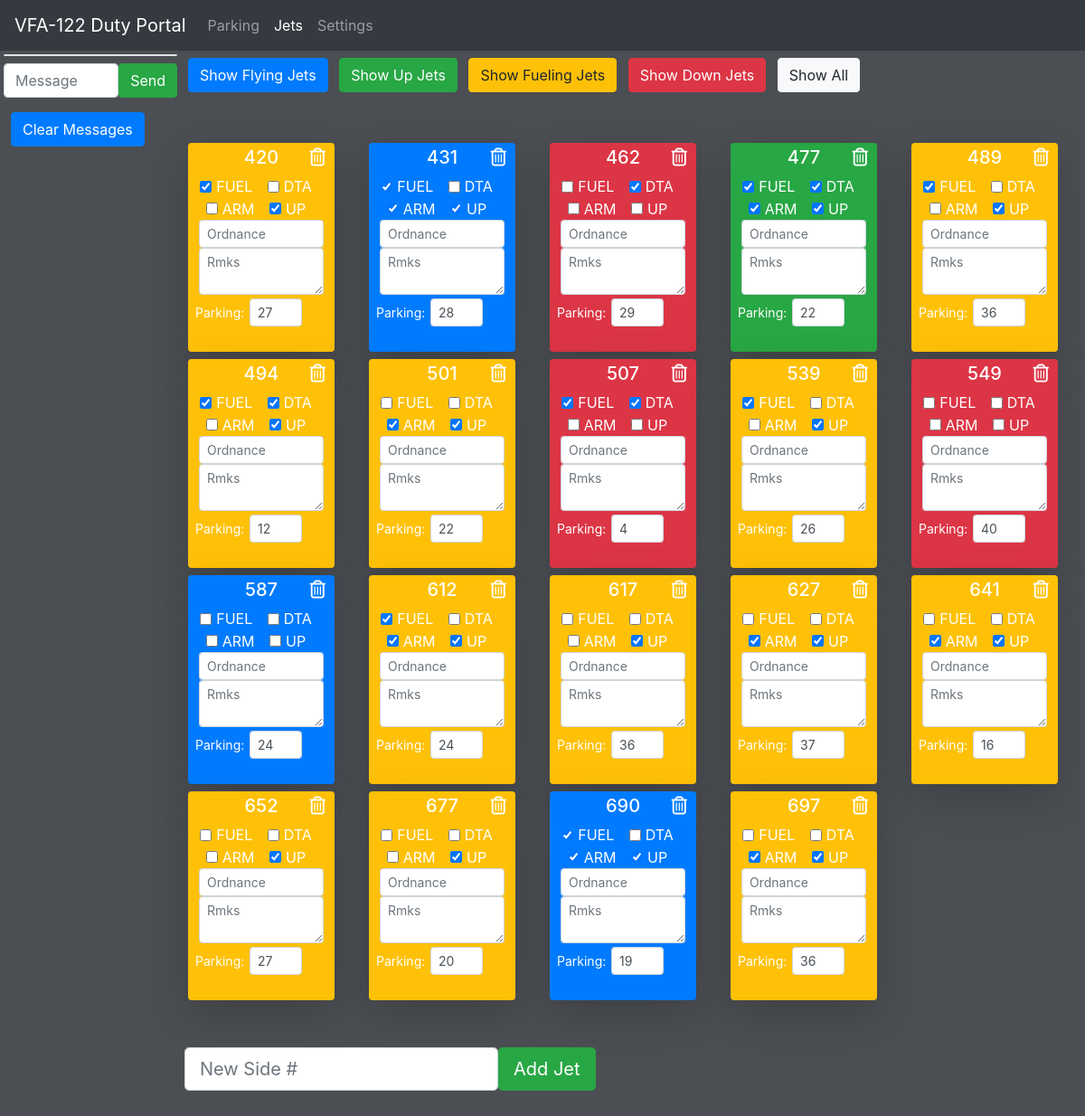
The app's page /jets (signed in) with its own data.
### app.py (models this page shows, shortened)
class Jet(db.Model):
    __tablename__ = 'jets'
    id = db.Column(db.Integer, primary_key=True)
    side = db.Column(db.Integer, index=True)
    parking = db.Column(db.Integer, default = 0)
    fuel = db.Column(db.Boolean, default = False)
    dta = db.Column(db.Boolean, default= False)
    arm = db.Column(db.Boolean, default= False)
    notes = db.Column(db.String(512), nullable=True)
    flying = db.Column(db.Boolean, default = False)
    ordnance = db.Column(db.String(64), default="")
    remarks = db.Column(db.String(512), default="")
    status = db.Column(db.Boolean, default = False)

### app.py (the view)
@app.route('/jets', methods=['GET'])
def jet_list():
    if not session.get('logged_in'):
        return render_template('login.html')
    else:
        if request.method == 'GET':
            return render_template('jets.html', jets=get_jets(),settings=settings)

### app.py (called while the page is built)
def get_jets ():
    return Jet.query.order_by(Jet.side).all()

### templates/jets.html (shortened to what this page needs)
{% extends "base.html" %}
{% block content %}
<button id="flyingBtn" class="m-1 btn btn-primary">Show Flying Jets</button>
<button id="upBtn" class="m-1 btn btn-success">Show Up Jets</button>
<button id="fuelBtn" class="m-1 btn btn-warning">Show Fueling Jets</button>
<button id="downBtn" class="m-1 btn btn-danger">Show Down Jets</button>
<button id="allBtn" class="m-1 btn btn-light">Show All</button>
<div class="mt-5 container-fluid m-0 p-0 card-deck">
    <div class="row">
        {% for jet in jets %}
        <div style="min-width: 200px;" class="col-sm-4 col-md-3 col-lg-2">
            <div class="rounded m-1 p-1 shadow-lg jets text-center text-white
        {% if jet.side != 0 %}
            {% if not jet.flying %}
                {% if jet.status %}
                    {% if jet.fuel  and jet.dta  and  jet.arm %}
                        bg-success
                    {%else %}
                        bg-warning
                    {%endif%}
                {% else %}
                    bg-danger
                {% endif %}
            {% else %}
                bg-primary
            {% endif %}
        {% else %}
            bg-dark
        {% endif %}
            ">
                <h5 class="row m-0">
                    <div class="col-3">
                    </div>
                    <div class="col-6 text-center">{{ jet.side }}</div>
                    <div class="col-3"><a href="/remove/{{jet.id}}"><i class="text-white far fa-trash-alt"></i></a>
                    </div>
                </h5>
                <div class="p-1 card-body">
                    <form class="py-1" action="/jet_edit/{{jet.id}}" method="POST">
                        <div class="form-check form-check-inline">
                            <input onchange="this.form.submit()" class="form-check-input" type="checkbox" name="fuel"
                                {% if jet.fuel %} checked {%endif%}>
                            <label class="form-check-label" for="fuel">FUEL</label>
                        </div>
                        <div class="form-check form-check-inline">
                            <input onchange="this.form.submit()" class="form-check-input" type="checkbox" name="dta"
                                {% if jet.dta %} checked {%endif%}>
                            <label class="form-check-label" for="dta">DTA</label>
                        </div>
                        <div class="form-check form-check-inline">
                            <input onchange="this.form.submit()" class="form-check-input" type="checkbox" name="arm"
                                {% if jet.arm%} checked {%endif%}>
                            <label class="form-check-label" for="arm">ARM</label>
                        </div>
                        <div class="form-check form-check-inline">
                            <input onchange="this.form.submit()" class="form-check-input" type="checkbox" name="status"
                                {% if jet.status %} checked {%endif%}>
                            <label class="form-check-label" for="status">UP</label>
                        </div>
                        <div class="col px-1">
                            <input name="ordnance" onchange="this.form.submit()" type="text"
                                class="form-control-sm form-control" placeholder="Ordnance" value="{{jet.ordnance}}">
                        </div>
                        <div class="col px-1">
                            <textarea name="remarks" onchange="this.form.submit()" type="text" class="form-control form-control-sm"  placeholder="Rmks">{{jet.remarks}}</textarea>
                        </div>
                        <div class="pt-1 form-group row">
                            <label for="colFormLabelSm"
                                class="col-sm-2 col-form-label col-form-label-sm">Parking:</label>
                                <div class="col-sm-2"></div>
                            <div class="col-sm-6">
                                <input onchange="this.form.submit()" type="text" class="form-control form-control-sm" name="parking"
                                    value="{{jet.parking}}">
                            </div>
                        </div>
                    </form>
                </div>
            </div>
        </div>
        {% endfor %}
    </div>
</div>
<form class="py-5 form-inline" action="/jets/add" method="POST">
    <input type="text" class="form-control form-control-lg" name="new_side"
        placeholder = "New Side #" value="">
    <button class="btn btn-success btn-lg">Add Jet</button>
</form>
{% endblock %}

### templates/base.html (shortened to what this page needs)
<!DOCTYPE html>
<html lang="en">
<head>
    <link rel="stylesheet" href="https://stackpath.bootstrapcdn.com/bootstrap/4.3.1/css/bootstrap.min.css"
>
    <link rel="stylesheet" href="static/style.css">
</head>
<body>
    <nav class="navbar navbar-expand-md navbar-dark bg-dark">
        <a class="navbar-brand" href="/">VFA-122 Duty Portal</a>
        <div class="collapse navbar-collapse" id="navbarNav">
            <ul class="navbar-nav">
                <li class="nav-item {%if request.path == '/parking'%}active{%endif%}"">
                    <a class=" nav-link" href="/parking">Parking</a>
                </li>
                <li class="nav-item {%if request.path == '/jets'%}active{%endif%}"">
                    <a class=" nav-link" href="/jets">Jets</a>
                </li>
                <li class="nav-item {%if request.path == '/settings'%}active{%endif%}"">
                    <a class=" nav-link" href="/settings">Settings</a>
                </li>
            </ul>
        </div>
    </nav>
    <div class="container-fluid m-0 p-0">
        <div class="m-0 p-0 row">
            <div class="chatbox d-none d-lg-inline col-0 col-lg-2 m-0 p-1">
                <div class="d-flex flex-column">
                    <div id="panelBody" class="border rounded align-items-start bg-white text-dark">
                    </div>
                    <form class="mt-2" action="/message" method="POST">
                        <div class="d-flex align-items-end">
                            <div class="col p-0 ">
                                <input type="text" name="new_message" class="form-control" placeholder="Message">
                            </div>
                            <div class="p-0 m-0 form-row">
                                <button class="btn btn-success btn-lsm">Send</button>
                            </div>
                        </div>
                    </form>
                    <form class="mt-2" action="/message/delete" method="POST">
                        <button class="btn btn-primary btn-lsm m-2">Clear Messages</button>
                    </form>
                </div>
            </div>
            <div class="col-lg-10 col-12 p-1">
                {% block content %}
                {% endblock %}
            </div>
        </div>
    </div>
</body>
</html>

### static/style.css (style rules this page uses)
body { background-color: #4B4E53; color: #C0C3CA; width: 100vw; margin: 0; padding: 0; }
a { color: #4B4E53; }

### records on screen
Jet: side "420", fuel "☑", status "☑", parking "27"
Jet: side "431", fuel "☑", arm "☑", status "☑", parking "28"
Jet: side "462", dta "☑", parking "29"
Jet: side "477", fuel "☑", dta "☑", arm "☑", status "☑", parking "22"
Jet: side "489", fuel "☑", status "☑", parking "36"
Jet: side "494", fuel "☑", dta "☑", status "☑", parking "12"
Jet: side "501", arm "☑", status "☑", parking "22"
Jet: side "507", fuel "☑", dta "☑", parking "4"
Jet: side "539", fuel "☑", status "☑", parking "26"
Jet: side "549", parking "40"
Jet: side "587", parking "24"
Jet: side "612", fuel "☑", arm "☑", status "☑", parking "24"
Jet: side "617", status "☑", parking "36"
Jet: side "627", arm "☑", status "☑", parking "37"
Jet: side "641", arm "☑", status "☑", parking "16"
Jet: side "652", status "☑", parking "27"
Jet: side "677", status "☑", parking "20"
Jet: side "690", fuel "☑", arm "☑", status "☑", parking "19"
Jet: side "697", arm "☑", status "☑", parking "36"
